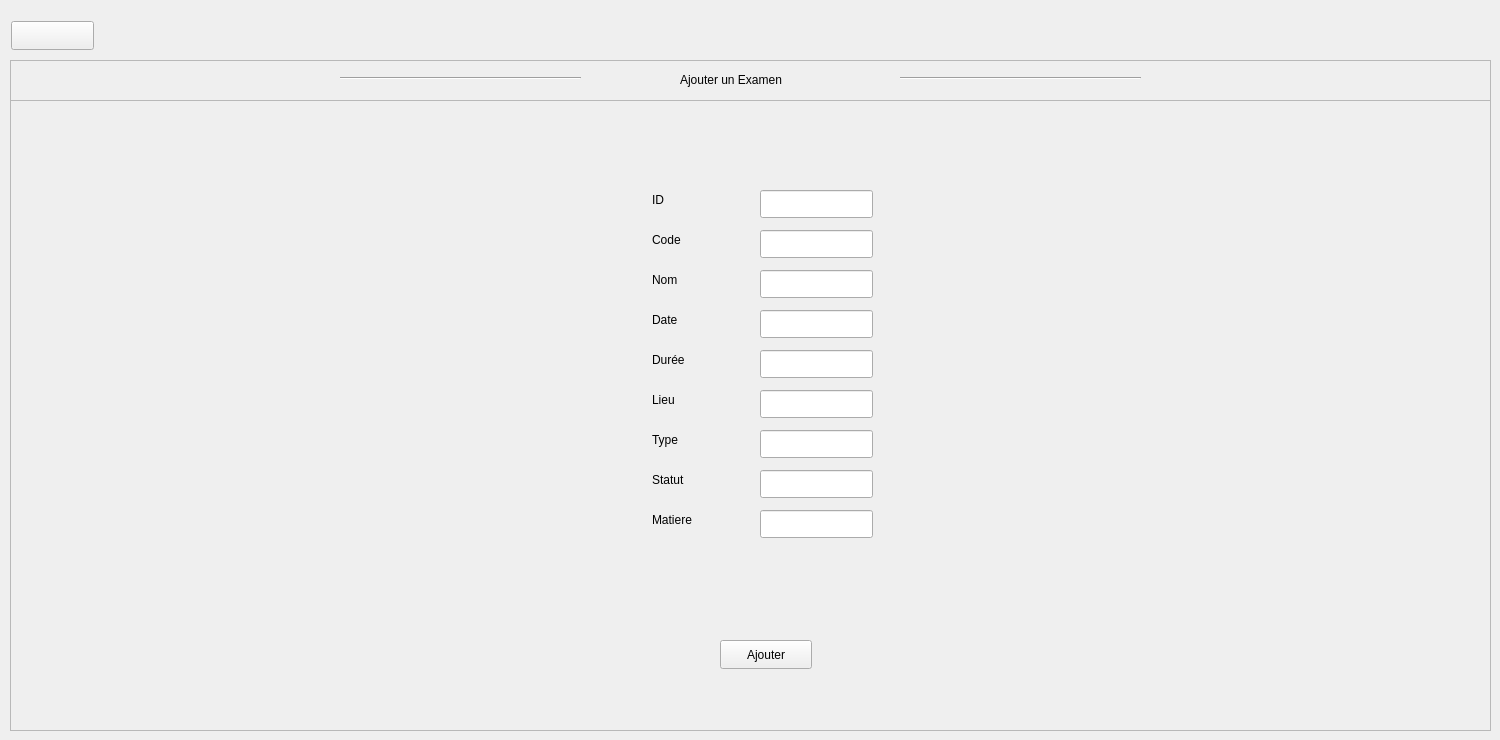
      <widget class="QWidget" name="page_14">
       <widget class="QPushButton" name="pushButton_79">
        <property name="geometry">
         <rect>
          <x>11</x>
          <y>21</y>
          <width>83</width>
          <height>29</height>
         </rect>
        </property>
        <property name="text">
         <string/>
        </property>
        <property name="icon">
         <iconset theme="QIcon::ThemeIcon::EditUndo"/>
        </property>
       </widget>
       <widget class="QFrame" name="frame_43">
        <property name="geometry">
         <rect>
          <x>10</x>
          <y>60</y>
          <width>1481</width>
          <height>671</height>
         </rect>
        </property>
        <property name="frameShape">
         <enum>QFrame::Shape::StyledPanel</enum>
        </property>
        <property name="frameShadow">
         <enum>QFrame::Shadow::Raised</enum>
        </property>
        <widget class="QFrame" name="frame_44">
         <property name="geometry">
          <rect>
           <x>0</x>
           <y>0</y>
           <width>1481</width>
           <height>41</height>
          </rect>
         </property>
         <property name="frameShape">
          <enum>QFrame::Shape::StyledPanel</enum>
         </property>
         <property name="frameShadow">
          <enum>QFrame::Shadow::Raised</enum>
         </property>
         <widget class="QLabel" name="label_100">
          <property name="geometry">
           <rect>
            <x>670</x>
            <y>10</y>
            <width>201</width>
            <height>20</height>
           </rect>
          </property>
          <property name="text">
           <string>Ajouter un Examen</string>
          </property>
         </widget>
         <widget class="Line" name="line_29">
          <property name="geometry">
           <rect>
            <x>890</x>
            <y>10</y>
            <width>241</width>
            <height>16</height>
           </rect>
          </property>
          <property name="orientation">
           <enum>Qt::Orientation::Horizontal</enum>
          </property>
         </widget>
         <widget class="Line" name="line_30">
          <property name="geometry">
           <rect>
            <x>330</x>
            <y>10</y>
            <width>241</width>
            <height>16</height>
           </rect>
          </property>
          <property name="orientation">
           <enum>Qt::Orientation::Horizontal</enum>
          </property>
         </widget>
        </widget>
        <widget class="QPushButton" name="pushButton_80">
         <property name="geometry">
          <rect>
           <x>710</x>
           <y>580</y>
           <width>92</width>
           <height>29</height>
          </rect>
         </property>
         <property name="text">
          <string>Ajouter</string>
         </property>
        </widget>
        <widget class="QLineEdit" name="lineEdit_77">
         <property name="geometry">
          <rect>
           <x>750</x>
           <y>410</y>
           <width>113</width>
           <height>28</height>
          </rect>
         </property>
         <property name="styleSheet">
          <string notr="true"/>
         </property>
        </widget>
        <widget class="QLabel" name="label_108">
         <property name="geometry">
          <rect>
           <x>642</x>
           <y>130</y>
           <width>91</width>
           <height>20</height>
          </rect>
         </property>
         <property name="text">
          <string>ID</string>
         </property>
        </widget>
        <widget class="QLabel" name="label_101">
         <property name="geometry">
          <rect>
           <x>642</x>
           <y>330</y>
           <width>91</width>
           <height>20</height>
          </rect>
         </property>
         <property name="text">
          <string>Lieu</string>
         </property>
        </widget>
        <widget class="QLabel" name="label_107">
         <property name="geometry">
          <rect>
           <x>642</x>
           <y>410</y>
           <width>91</width>
           <height>20</height>
          </rect>
         </property>
         <property name="text">
          <string>Statut</string>
         </property>
        </widget>
        <widget class="QLabel" name="label_105">
         <property name="geometry">
          <rect>
           <x>642</x>
           <y>210</y>
           <width>91</width>
           <height>20</height>
          </rect>
         </property>
         <property name="text">
          <string>Nom</string>
         </property>
        </widget>
        <widget class="QLabel" name="label_104">
         <property name="geometry">
          <rect>
           <x>642</x>
           <y>250</y>
           <width>91</width>
           <height>20</height>
          </rect>
         </property>
         <property name="text">
          <string>Date</string>
         </property>
        </widget>
        <widget class="QLabel" name="label_106">
         <property name="geometry">
          <rect>
           <x>642</x>
           <y>290</y>
           <width>91</width>
           <height>20</height>
          </rect>
         </property>
         <property name="text">
          <string>Durée</string>
         </property>
        </widget>
        <widget class="QLineEdit" name="lineEdit_75">
         <property name="geometry">
          <rect>
           <x>750</x>
           <y>210</y>
           <width>113</width>
           <height>28</height>
          </rect>
         </property>
         <property name="styleSheet">
          <string notr="true"/>
         </property>
        </widget>
        <widget class="QLineEdit" name="lineEdit_73">
         <property name="geometry">
          <rect>
           <x>750</x>
           <y>170</y>
           <width>113</width>
           <height>28</height>
          </rect>
         </property>
         <property name="styleSheet">
          <string notr="true"/>
         </property>
        </widget>
        <widget class="QLineEdit" name="lineEdit_87">
         <property name="geometry">
          <rect>
           <x>750</x>
           <y>450</y>
           <width>113</width>
           <height>28</height>
          </rect>
         </property>
         <property name="styleSheet">
          <string notr="true"/>
         </property>
        </widget>
        <widget class="QLineEdit" name="lineEdit_76">
         <property name="geometry">
          <rect>
           <x>750</x>
           <y>330</y>
           <width>113</width>
           <height>28</height>
          </rect>
         </property>
         <property name="styleSheet">
          <string notr="true"/>
         </property>
        </widget>
        <widget class="QLineEdit" name="lineEdit_74">
         <property name="geometry">
          <rect>
           <x>750</x>
           <y>130</y>
           <width>113</width>
           <height>28</height>
          </rect>
         </property>
         <property name="styleSheet">
          <string notr="true"/>
         </property>
        </widget>
        <widget class="QLabel" name="label_103">
         <property name="geometry">
          <rect>
           <x>642</x>
           <y>370</y>
           <width>91</width>
           <height>20</height>
          </rect>
         </property>
         <property name="text">
          <string>Type</string>
         </property>
        </widget>
        <widget class="QLineEdit" name="lineEdit_70">
         <property name="geometry">
          <rect>
           <x>750</x>
           <y>370</y>
           <width>113</width>
           <height>28</height>
          </rect>
         </property>
         <property name="styleSheet">
          <string notr="true"/>
         </property>
        </widget>
        <widget class="QLineEdit" name="lineEdit_71">
         <property name="geometry">
          <rect>
           <x>750</x>
           <y>250</y>
           <width>113</width>
           <height>28</height>
          </rect>
         </property>
         <property name="styleSheet">
          <string notr="true"/>
         </property>
        </widget>
        <widget class="QLabel" name="label_119">
         <property name="geometry">
          <rect>
           <x>642</x>
           <y>450</y>
           <width>91</width>
           <height>20</height>
          </rect>
         </property>
         <property name="text">
          <string>Matiere</string>
         </property>
        </widget>
        <widget class="QLineEdit" name="lineEdit_72">
         <property name="geometry">
          <rect>
           <x>750</x>
           <y>290</y>
           <width>113</width>
           <height>28</height>
          </rect>
         </property>
         <property name="styleSheet">
          <string notr="true"/>
         </property>
        </widget>
        <widget class="QLabel" name="label_102">
         <property name="geometry">
          <rect>
           <x>642</x>
           <y>170</y>
           <width>91</width>
           <height>20</height>
          </rect>
         </property>
         <property name="text">
          <string>Code</string>
         </property>
        </widget>
       </widget>
      </widget>
